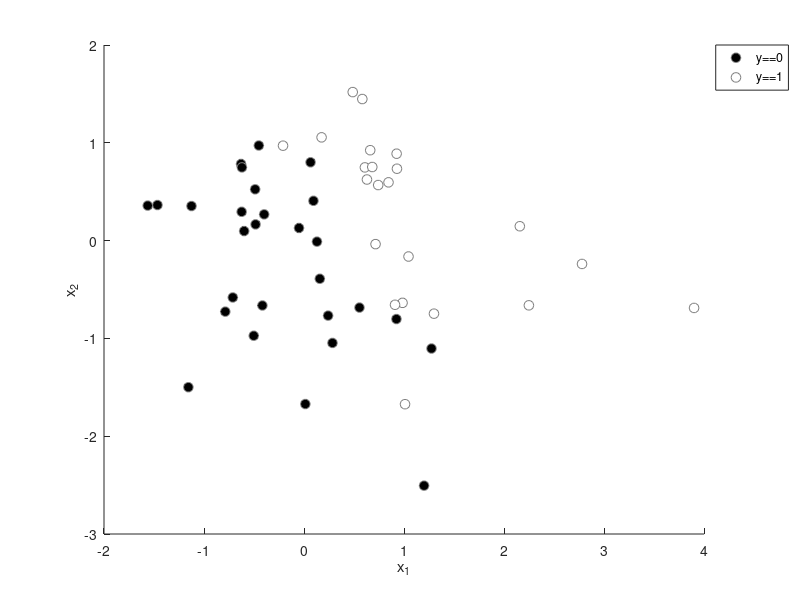

Here is the MATLAB script that generated this plot: (Note: this script raises an error after producing the figure.)
%% MATLAB Examples 4 (covering Statistics Lecture 7)

%% Example 1: Simple 2D classification using logistic regression

% generate some data (50 data points defined in two dimensions;
% class assignment is 0 or 1 for each data point)
x1 = randn(50,1);
x2 = randn(50,1);
y = (2*x1 + x2 + randn(size(x1))) > 1;

% visualize the data
figure; hold on;
h1 = scatter(x1(y==0),x2(y==0),50,'k','filled');  % black dots for 0
h2 = scatter(x1(y==1),x2(y==1),50,'w','filled');  % white dots for 1
set([h1 h2],'MarkerEdgeColor',[.5 .5 .5]);        % outline dots in gray
legend([h1 h2],{'y==0' 'y==1'},'Location','NorthEastOutside');
xlabel('x_1');
ylabel('x_2');
%%

% define optimization options
options = optimset('Display','iter','FunValCheck','on', ...
                   'MaxFunEvals',Inf,'MaxIter',Inf, ...
                   'TolFun',1e-6,'TolX',1e-6);

% define logistic function (this takes a matrix of values and
% applies the logistic function to each value)
logisticfun = @(x) 1./(1+exp(-x));

% construct regressor matrix
X = [x1 x2];
X(:,end+1) = 1;  % we need to add a constant regressor

% define initial seed
params0 = zeros(1,size(X,2));

% define bounds
paramslb = [];  % [] means no bounds
paramsub = [];

% define cost function (negative-log-likelihood)
  % here, the eps is a hack to ensure that the log returns a finite number.
costfun = @(pp) -sum((y .* log(logisticfun(X*pp')+eps)) + ...
                     ((1-y) .* log(1-logisticfun(X*pp')+eps)));

% fit the logistic regression model by finding 
% parameter values that minimize the cost function
[params,resnorm,residual,exitflag,output] = ...
  lsqnonlin(costfun,params0,paramslb,paramsub,options);
%%

% compute the output (class assignment) of the model for each data point
modelfit = logisticfun(X*params') >= 0.5;

% calculate percent correct (percentage of data points
% that are correctly classified by the model)
pctcorrect = sum(modelfit==y) / length(y) * 100;

% visualize the model
  % prepare a grid of points to evaluate the model at
ax = axis;
xvals = linspace(ax(1),ax(2),100);
yvals = linspace(ax(3),ax(4),100);
[xx,yy] = meshgrid(xvals,yvals);
  % construct regressor matrix
X = [xx(:) yy(:)];
X(:,end+1) = 1;
  % evaluate model at the points (but don't perform the final thresholding)
outputimage = reshape(logisticfun(X*params'),[length(yvals) length(xvals)]);
  % visualize the image (the default coordinate system for images
  % is 1:N where N is the number of pixels along each dimension.
  % we have to move the image to the proper position; we
  % accomplish this by setting XData and YData.)
h3 = imagesc(outputimage,[0 1]);  % the range of the logistic function is 0 to 1
set(h3,'XData',xvals,'YData',yvals);
colormap(hot);
colorbar;
  % visualize the decision boundary associated with the model
  % by computing the 0.5-contour of the image
[c4,h4] = contour(xvals,yvals,outputimage,[.5 .5]);
set(h4,'LineWidth',3,'LineColor',[0 0 1]);  % make the line thick and blue
  % send the image to the bottom so that we can see the data points
uistack(h3,'bottom');
  % send the contour to the top
uistack(h4,'top');
  % restore the original axis range
axis(ax);
  % report the accuracy of the model in the title
title(sprintf('Classification accuracy is %.1f%%',pctcorrect));
%%

% try a 3D visualization
figure; hold on;
h1 = surf(xvals,yvals,outputimage);
set(h1,'EdgeAlpha',0);  % don't show the edges of the surface
colormap(hot);
xlabel('x_1');
ylabel('x_2');
zlabel('y');
view(-11,42);  % set the viewing angle
  % show some grid lines for reference
set(gca,'XGrid','on','XMinorGrid','on', ...
        'YGrid','on','YMinorGrid','on', ...
        'ZGrid','on','ZMinorGrid','on');
%%

%% Example 2: Compare solutions of different classifiers

% generate some data (two classes of data points defined in two dimensions)
classA = bsxfun(@times,[1.5 1]',randn(2,100));
classB = 2+randn(2,100);

% visualize the data
figure; hold on;
h1 = scatter(classA(1,:),classA(2,:),'ko','filled');
h2 = scatter(classB(1,:),classB(2,:),'wo','filled');
set([h1 h2],'MarkerEdgeColor',[.5 .5 .5]);
legend([h1 h2],{'Class A' 'Class B'},'Location','NorthOutside');
xlabel('Dimension 1');
ylabel('Dimension 2');
%%

% prepare a grid of points to evaluate the model at
ax = axis;
xvals = linspace(ax(1),ax(2),200);
yvals = linspace(ax(3),ax(4),200);
[xx,yy] = meshgrid(xvals,yvals);
gridX = [xx(:) yy(:)];

% perform logistic regression (here we use the MATLAB function glmfit.m
% instead of the direct implementation shown in Example 1)
X = [classA(1,:)' classA(2,:)';
     classB(1,:)' classB(2,:)'];
y = [zeros(size(classA,2),1); ones(size(classB,2),1)];
paramsA = glmfit(X,y,'binomial','link','logit');
outputimageA = glmval(paramsA,gridX,'logit');
outputimageA = reshape(outputimageA,[length(yvals) length(xvals)]);
[d,hA] = contour(xvals,yvals,outputimageA,[.5 .5]);
set(hA,'LineWidth',3,'LineColor',[0 0 1]);  % make the line thick and blue

% perform linear discriminant analysis (here we use the MATLAB function
% classify.m; ideally, we would implement it from scratch so we really
% understand how it works!)
outputimageB = classify(gridX,X,y,'linear');
outputimageB = reshape(outputimageB,[length(yvals) length(xvals)]);
[d,hB] = contour(xvals,yvals,outputimageB,[.5 .5]);
set(hB,'LineWidth',3,'LineColor',[0 1 0]);  % make the line thick and green

% nearest-prototype classification
centroidA = mean(classA,2);  % 2 x 1
centroidB = mean(classB,2);  % 2 x 1
  % compute distance to centroid A
disttoA = sqrt(sum(bsxfun(@minus,gridX,centroidA').^2,2));
  % compute distance to centroid B
disttoB = sqrt(sum(bsxfun(@minus,gridX,centroidB').^2,2));
outputimageC = disttoA > disttoB;
outputimageC = reshape(outputimageC,[length(yvals) length(xvals)]);
[d,hC] = contour(xvals,yvals,outputimageC,[.5 .5]);
set(hC,'LineWidth',3,'LineColor',[1 0 0]);  % make the line thick and red

% add legend
legend([hA hB hC],{'logistic regression' ...
                   'linear discriminant analysis (LDA)' ...
                   'nearest-prototype classification'}, ...
       'Location','NorthOutside');
%%
